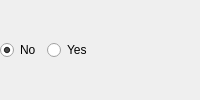
<?xml version="1.0" encoding="UTF-8"?>
<ui version="4.0">
 <class>IsDeleted</class>
 <widget class="QWidget" name="IsDeleted">
  <property name="windowTitle">
   <string notr="true"/>
  </property>
  <layout class="QHBoxLayout" name="horizontalLayout">
   <property name="margin">
    <number>0</number>
   </property>
   <item>
    <widget class="QRadioButton" name="notDeleted">
     <property name="text">
      <string>No</string>
     </property>
     <property name="checked">
      <bool>true</bool>
     </property>
    </widget>
   </item>
   <item>
    <widget class="QRadioButton" name="deleted">
     <property name="text">
      <string>Yes</string>
     </property>
    </widget>
   </item>
   <item>
    <spacer name="horizontalSpacer">
     <property name="orientation">
      <enum>Qt::Horizontal</enum>
     </property>
     <property name="sizeHint" stdset="0">
      <size>
       <width>40</width>
       <height>20</height>
      </size>
     </property>
    </spacer>
   </item>
  </layout>
 </widget>
 <resources/>
 <connections/>
</ui>
